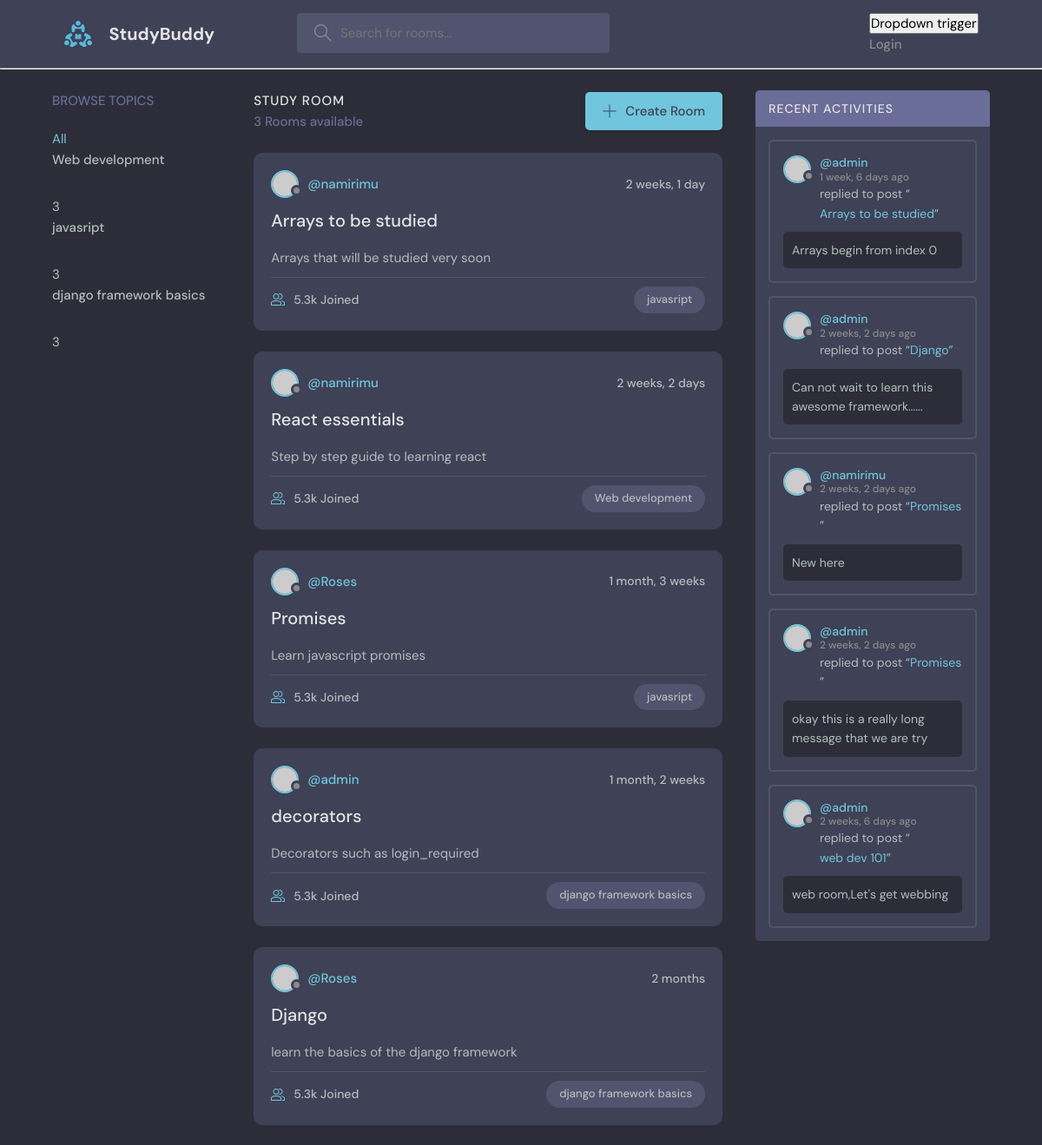
Before: / (upper part) with the older database file.
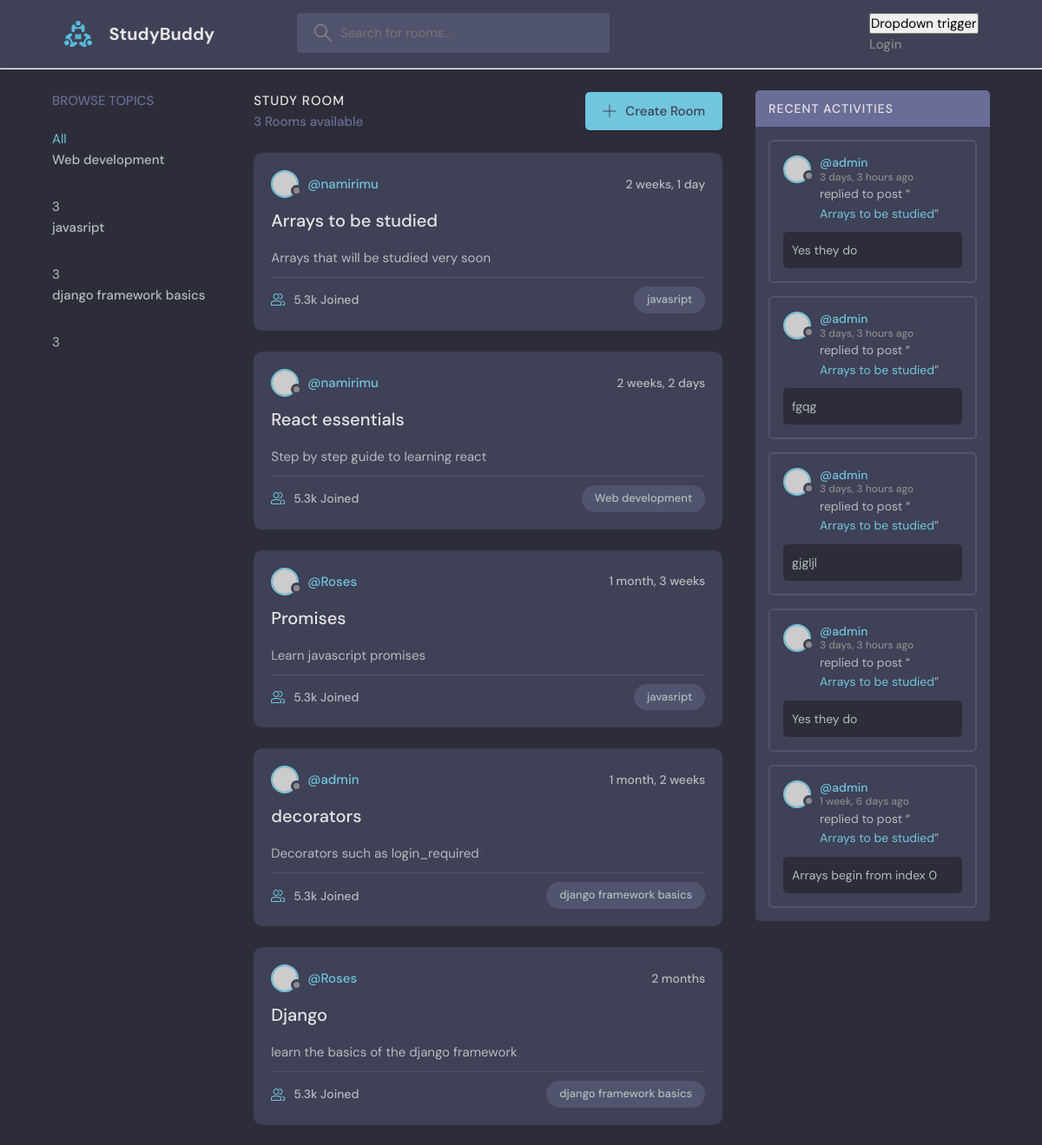
After: the same page with the newer database file.
### base/models.py (models this page shows, shortened)
class Topic(models.Model):
    title = models.CharField(max_length=50)

class Rooms(models.Model):
    host = models.ForeignKey(User, on_delete=models.SET_NULL, null=True)
    topic =  models.ForeignKey('Topic', on_delete=models.SET_NULL, null=True) #'' around Topic cause topic is below and not above the room classs
    name = models.CharField(max_length=20)
    participants = models.ManyToManyField(User,related_name='participants', blank=True)
    description = models.TextField()
    updated_at = models.DateTimeField(auto_now=True)
    created_at = DateTimeField(auto_now_add=True) #takes timestamp at creation only
    class Meta:
        ordering = ['-updated_at','-created_at']  #ensure that the most recent room appears at the top
    def __str__(self):
        return self.name

class Message(models.Model):
    user = models.ForeignKey(User, on_delete=models.CASCADE)
    room = models.ForeignKey(Rooms, on_delete=models.CASCADE)
    body = models.TextField( )
    updated_at = models.DateTimeField(auto_now=True)
    created_at = DateTimeField(auto_now_add=True) #takes timestamp at creation only
    class Meta:
        ordering = ['-updated_at','-created_at']  #ensure that the most recent message appears at the top
    def __str__(self):
        return self.body[0:50] #converts an object into a string

### base/views.py (the view)
# urls.py: path('',views.home, name='home' ),
def home(request):
    query = request.GET.get('query') if request.GET.get(
        'query') != None else ''
    therooms = Rooms.objects.all()
    rooms = Rooms.objects.filter(
        Q(topic__title__icontains=query) |
        Q(description__icontains=query)
    )  # contains - if serach has any similar character,
    topics = Topic.objects.all()
    topics = Topic.objects.filter(Q(title__icontains=query))
    room_count = topics.count()
    room_messages = Message.objects.filter(Q(room__topic__title__icontains=query))[0:5] #limiting the number of object returned and adding a filter
    context = {"rooms": rooms, "topics": topics, "room_count": room_count,"room_messages":room_messages}
    return render(request, 'index.html', context)

### templates/index.html (shortened to what this page needs)
{% extends 'main.html' %}
{% load static %}
{% block content %}
    <main class="layout layout--3">
      <div class="container">
        <div class="topics">
          <div class="topics__header">
            <h2>Browse Topics</h2>
          </div>
          {% include 'topic-component.html' %}
        </div>
        <div class="roomList">
          <div class="roomList__header">
            <div>
              <h2>Study Room</h2>
              <p>{{ room_count }} Rooms available</p>
            </div>
            <a class="btn btn--main" href="{% url 'create_room' %}">
              <svg version="1.1" xmlns="http://www.w3.org/2000/svg" width="32" height="32" viewBox="0 0 32 32">
                <title>add</title>
                <path
                  d="M16.943 0.943h-1.885v14.115h-14.115v1.885h14.115v14.115h1.885v-14.115h14.115v-1.885h-14.115v-14.115z"
                ></path>
              </svg>
              Create Room
            </a>
          </div>
          {% for room in rooms %}
          <div class="roomListRoom">
            <div class="roomListRoom__header">
              <a href="{% url 'user-profile' room.host.id  %}" class="roomListRoom__author">
                <div class="avatar avatar--small">
                  <img src="https://randomuser.me/api/portraits/women/11.jpg" />
                </div>
                <span>@{{ room.host.username }}</span>
              </a>
              <div class="roomListRoom__actions">
                <span>{{ room.created_at|timesince }}</span>
              </div>
            </div>
            <div class="roomListRoom__content">
              <a href="{% url 'room' room.id %}">{{ room.name }}</a>
              <p>
                {{ room.description }}
              </p>
            </div>
            <div class="roomListRoom__meta">
              <a href="room.html" class="roomListRoom__joined">
                5.3k Joined
              </a>
              <p class="roomListRoom__topic">{{ room.topic.title }}</p>
            </div>
          </div>
          {% endfor %}
        </div>
        <div class="activities">
          <div class="activities__header">
            <h2>Recent Activities</h2>
          </div>
          {% for room_message in room_messages %}
          <div class="activities__box">
            <div class="activities__boxHeader roomListRoom__header">
              <a href="{% url 'user-profile' room_message.user.id %}" class="roomListRoom__author">
                <div class="avatar avatar--small">
                  <img src="https://randomuser.me/api/portraits/women/11.jpg" />
                </div>
                <p>
                  @{{ room_message.user.username}}
                  <span>{{  room_message.created_at|timesince  }} ago</span>
                </p>
              </a>
            </div>
            <div class="activities__boxContent">
              <p>replied to post “<a href="{% url 'room' room_message.id %}">{{ room_message.room }}</a>”</p>
              <div class="activities__boxRoomContent">
                {{ room_message }}
              </div>
            </div>
          </div>
         {% endfor %}
        </div>
      </div>
    </main>
{% endblock content %}

### templates/topic-component.html
<a href="{% url 'home' %}">All</a>
{% for topic in topics %}
<div>
   <ul class="topics__list">
            <li>
              <a href="{% url 'home' %}?query={{ topic.title }} ">{{ topic.title }}</a><span>{{ room_count }}</span>
            </li>
          </ul>
</div>
{% endfor %}

Changed rows visible on the page:
no longer on this page (row unchanged): Message: user.username "admin", created_at "2 weeks, 2 days", room "Django", body "Can not wait to learn this awesome framework......"
no longer on this page (row unchanged): Message: user.username "namirimu", created_at "2 weeks, 2 days", room "Promises", body "New here"
no longer on this page (row unchanged): Message: user.username "admin", created_at "2 weeks, 2 days", room "Promises", body "okay this is a really long message that we are try"
no longer on this page (row unchanged): Message: user.username "admin", created_at "2 weeks, 6 days", room "web dev 101", body "web room,Let's get webbing"
added Message: user.username "admin", created_at "3 days, 3 hours", room "Arrays to be studied", body "Yes they do"
added Message: user.username "admin", created_at "3 days, 3 hours", room "Arrays to be studied", body "fgqg"
added Message: user.username "admin", created_at "3 days, 3 hours", room "Arrays to be studied", body "gjgljl"
added Message: user.username "admin", created_at "3 days, 3 hours", room "Arrays to be studied", body "Yes they do"
